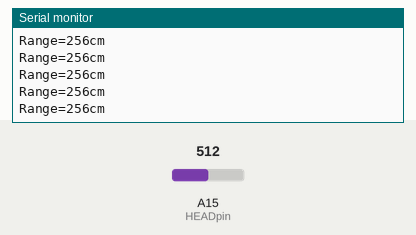
Bench run of a sketch on a simulated Arduino Mega 2560, built with avr-gcc and run on an emulated ATmega2560. On the bench: the last lines printed to the serial monitor. Inputs (shaded band) come from the test bench; at power-on: A15 (HEADpin) = 512.

Above: at 1.2 s.
1.3 s: A15 (HEADpin) set to 716
At 1.31 s:
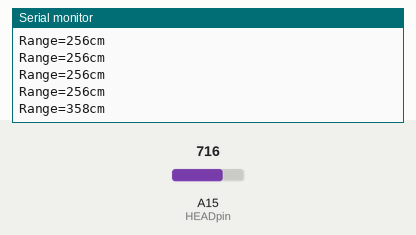
2.8 s: A15 (HEADpin) set to 900
At 2.82 s:
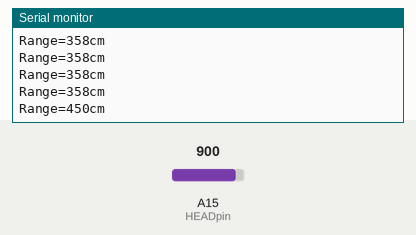
Timing chart, 0 to 5.8 s (numbered marks = the images above; inputs shaded):
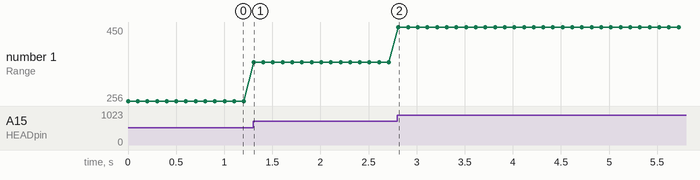

Measured:
- after the input at 1.3 s, the serial monitor: prints a new line at once (image 1)
- after the input at 2.8 s, the serial monitor: prints a new line at once (image 2)
- plotted number 1: 256 → 358 after the input at 1.3 s, 358 → 450 after the input at 2.8 s

The sketch:

Ultrasonic_sensor_test.ino
```cpp
//#define HEADpin A15
uint8_t HEADpin = A15;
long anVolt, cm;


void setup() {

   Serial.begin(9600);

}


void read_sensor(){

   anVolt = analogRead(HEADpin);

   cm = anVolt/2;

}


void print_range(){

   Serial.print("Range=");

   Serial.print(cm);

   Serial.print("cm");

   Serial.print('\n');

}


void loop() {

   read_sensor();

   print_range();

   delay(100);

}
```
